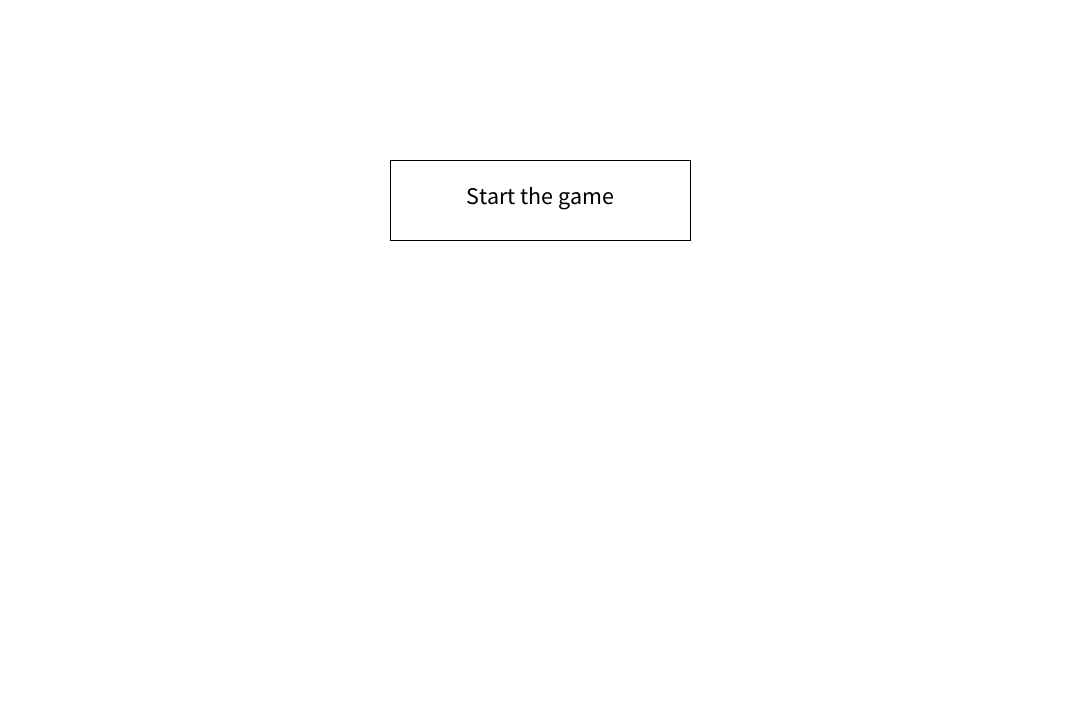
Frame 1 (no input)
Frame 60 (the mouse pressed at the canvas centre just before this capture): identical to frame 1, image omitted
Frame 120 (the mouse held since frame 60 and released just before this capture): identical to frame 1, image omitted

The Processing sketch that drew this single still picture (run headless with seeded random() and noise(); from frame 60 on, the mouse is pressed at the canvas centre):

// Processing sketch: Example
// ── Example.pde
int windowWidth = 1080;
int windowHeight = 720;

int buttonWidth = 300;
int buttonHeight = 80;

int startButtonX = windowWidth/2 - buttonWidth/2;
int startButtonY = buttonHeight * 2;

color startButtonColor = color(255);
color startOverButtonColor = color(220);

boolean startOver = false;

void settings() {
  size(windowWidth, windowHeight);
}

void setup() {
  background(255);
}

void draw() {
  update();
  
  if (startOver) {
    fill(startOverButtonColor);
  } else {
    fill(startButtonColor);
  }

  rect(startButtonX, startButtonY, buttonWidth, buttonHeight);
  
  textSize(24);
  fill(0, 0, 0);
  textAlign(CENTER, CENTER);
  text("Start the game", startButtonX + buttonWidth / 2, startButtonY + buttonHeight / 2 - 5);
}

boolean overButton(int x, int y, int width, int height) {
  if (mouseX >= x && mouseX <= x+width &&
    mouseY >= y && mouseY <= y+height) {
    return true;
  } else {
    return false;
  }
}

void update() {
  if ( overButton(startButtonX, startButtonY, buttonWidth, buttonHeight) ) {
    startOver = true;
  } else {
    startOver = false;
  }
}
